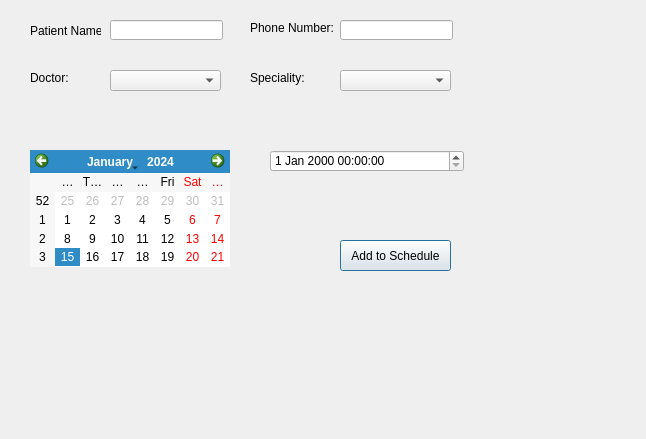
<?xml version="1.0" encoding="UTF-8"?>
<ui version="4.0">
 <class>ScheduleAppointment</class>
 <widget class="QDialog" name="ScheduleAppointment">
  <property name="geometry">
   <rect>
    <x>0</x>
    <y>0</y>
    <width>646</width>
    <height>439</height>
   </rect>
  </property>
  <property name="windowTitle">
   <string>Dialog</string>
  </property>
  <widget class="QCalendarWidget" name="calendarWidget">
   <property name="geometry">
    <rect>
     <x>30</x>
     <y>150</y>
     <width>200</width>
     <height>117</height>
    </rect>
   </property>
  </widget>
  <widget class="QLabel" name="label_patientName">
   <property name="geometry">
    <rect>
     <x>30</x>
     <y>20</y>
     <width>71</width>
     <height>21</height>
    </rect>
   </property>
   <property name="text">
    <string>Patient Name:</string>
   </property>
  </widget>
  <widget class="QLineEdit" name="lineEdit_patientName">
   <property name="geometry">
    <rect>
     <x>110</x>
     <y>20</y>
     <width>113</width>
     <height>20</height>
    </rect>
   </property>
  </widget>
  <widget class="QLabel" name="label">
   <property name="geometry">
    <rect>
     <x>250</x>
     <y>20</y>
     <width>91</width>
     <height>16</height>
    </rect>
   </property>
   <property name="text">
    <string>Phone Number:</string>
   </property>
  </widget>
  <widget class="QLineEdit" name="lineEdit_patienNumber">
   <property name="geometry">
    <rect>
     <x>340</x>
     <y>20</y>
     <width>113</width>
     <height>20</height>
    </rect>
   </property>
  </widget>
  <widget class="QDateTimeEdit" name="dateTimeEdit">
   <property name="geometry">
    <rect>
     <x>270</x>
     <y>150</y>
     <width>194</width>
     <height>22</height>
    </rect>
   </property>
  </widget>
  <widget class="QComboBox" name="comboBox_doctors">
   <property name="geometry">
    <rect>
     <x>110</x>
     <y>70</y>
     <width>111</width>
     <height>21</height>
    </rect>
   </property>
  </widget>
  <widget class="QComboBox" name="comboBox_speciality">
   <property name="geometry">
    <rect>
     <x>340</x>
     <y>70</y>
     <width>111</width>
     <height>21</height>
    </rect>
   </property>
  </widget>
  <widget class="QLabel" name="label_doctor">
   <property name="geometry">
    <rect>
     <x>30</x>
     <y>70</y>
     <width>61</width>
     <height>16</height>
    </rect>
   </property>
   <property name="text">
    <string>Doctor:</string>
   </property>
  </widget>
  <widget class="QLabel" name="label_speciality">
   <property name="geometry">
    <rect>
     <x>250</x>
     <y>70</y>
     <width>61</width>
     <height>16</height>
    </rect>
   </property>
   <property name="text">
    <string>Speciality:</string>
   </property>
  </widget>
  <widget class="QPushButton" name="addToScheduleButton">
   <property name="geometry">
    <rect>
     <x>340</x>
     <y>240</y>
     <width>111</width>
     <height>31</height>
    </rect>
   </property>
   <property name="text">
    <string>Add to Schedule</string>
   </property>
  </widget>
 </widget>
 <resources/>
 <connections/>
</ui>
